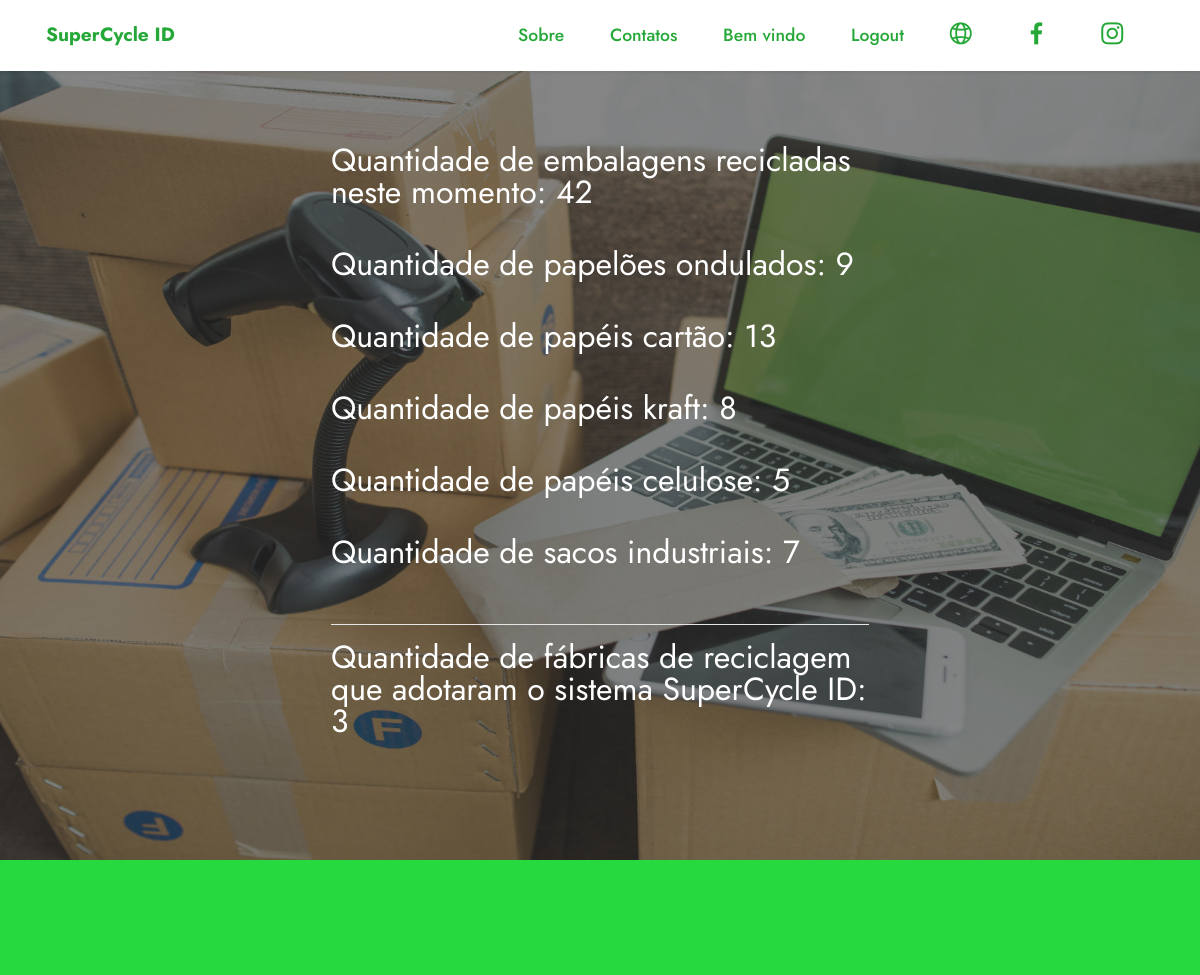
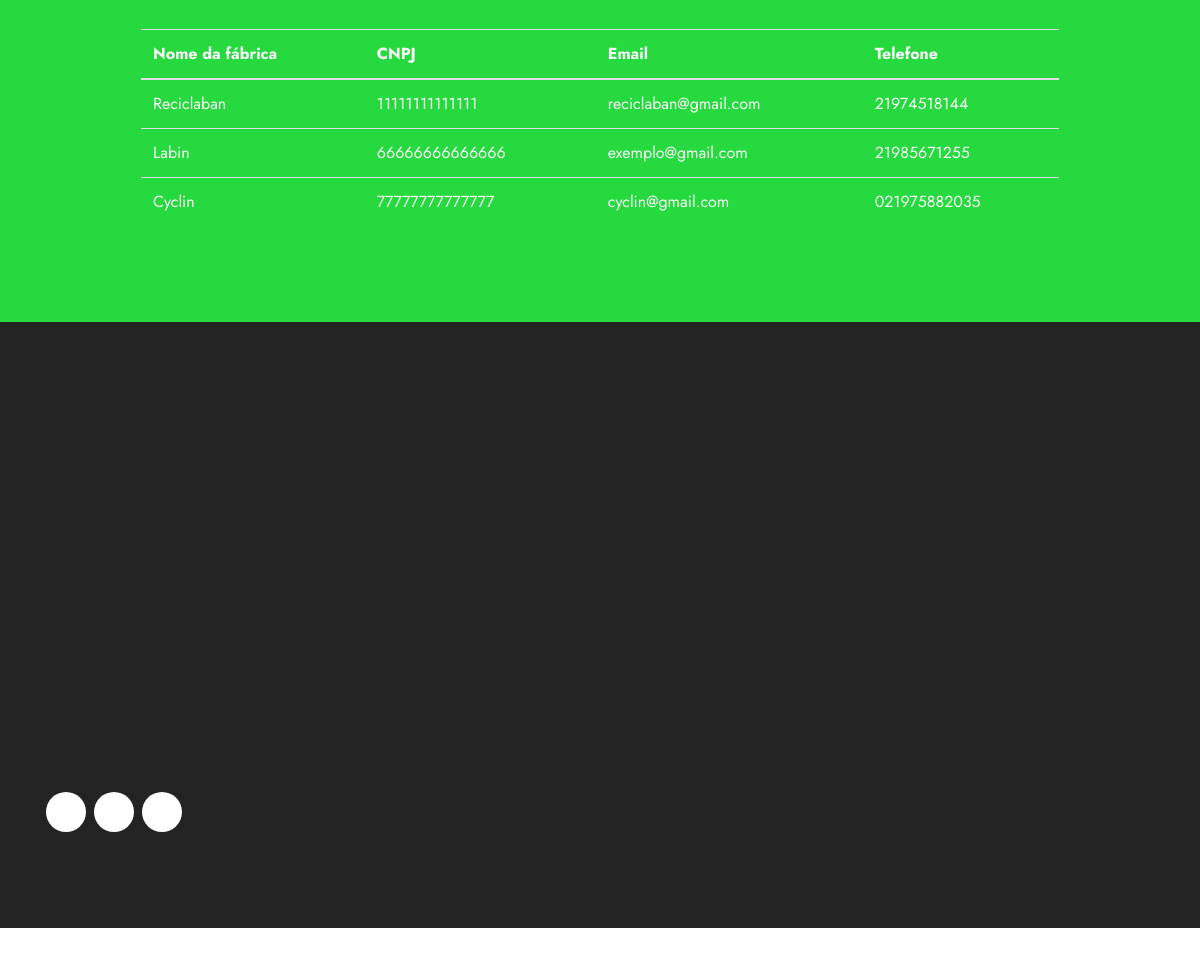
/painelAdmKlabin.php, run on the app's committed database (2 pictures, top to bottom).
### tables this page shows
CREATE TABLE `fabrecicladora` (
  `Cnpj` varchar(14) NOT NULL,
  `Nome` varchar(250) NOT NULL,
  `email` varchar(50) NOT NULL,
  `Cep` varchar(8) NOT NULL,
  `Tel` varchar(14) NOT NULL,
  `Senha` varchar(255) NOT NULL
);

### painelAdmKlabin.php (the view, shortened to what this page needs)
<?php
    require_once("conexao.php");
    $id = $_SESSION["id_usuario"];
    $ComandoSQL = "SELECT * FROM admklabin WHERE Cpf = '$id'";
    $Resultado = mysqli_query($Conex, $ComandoSQL);
    $Dados = mysqli_fetch_array($Resultado);
?>
<!DOCTYPE html>
<html lang="pt-br">
<head>
  <link rel="stylesheet" href="assets/web/assets/mobirise-icons2/mobirise2.css">
  <link rel="stylesheet" href="assets/web/assets/mobirise-icons-bold/mobirise-icons-bold.css">
  <link rel="stylesheet" href="assets/tether/tether.min.css">
  <link rel="stylesheet" href="assets/bootstrap/css/bootstrap.min.css">
  <link rel="stylesheet" href="assets/bootstrap/css/bootstrap-grid.min.css">
  <link rel="stylesheet" href="assets/bootstrap/css/bootstrap-reboot.min.css">
  <link rel="stylesheet" href="assets/dropdown/css/style.css">
  <link rel="stylesheet" href="assets/animatecss/animate.css">
  <link rel="stylesheet" href="assets/socicon/css/styles.css">
  <link rel="stylesheet" href="assets/theme/css/style.css">
  <link rel="preload" as="style" href="assets/mobirise/css/mbr-additional.css"><link rel="stylesheet" href="assets/mobirise/css/mbr-additional.css" type="text/css">
</head>
<body>
<section class="menu menu1 cid-sd2hsjFLPI" once="menu" id="menu1-l">
    <nav class="navbar navbar-dropdown navbar-fixed-top navbar-expand-lg">
        <div class="container">
            <div class="navbar-brand">
                <span class="navbar-caption-wrap"><a class="navbar-caption text-info display-7" href="index.php">SuperCycle ID</a></span>
            </div>
            <div class="collapse navbar-collapse" id="navbarSupportedContent">
                <ul class="navbar-nav nav-dropdown nav-right" data-app-modern-menu="true"><li class="nav-item"><a class="nav-link link text-info text-primary display-4" href="index.php#Sobre">Sobre</a></li>
                    <li class="nav-item"><a class="nav-link link text-info text-primary display-4" href="index.php#contacts1-n">Contatos</a></li>
                    <li class="nav-item"><a class="nav-link link text-info text-primary display-4" href="painelFabrica.php"><?php echo "Bem vindo ".$Dados["Nome"];?></a>
                    </li>
                    <li class="nav-item"><a href="logout.php" class="nav-link link text-info text-primary display-4">Logout</a></li>
                    <li class="nav-item"><a href="https://klabin.com.br/" target="_blank" class="nav-link link text-info text-primary display-4">
                            <span class="mobi-mbri mobi-mbri-globe-2 mbr-iconfont mbr-iconfont-btn" style="color: rgb(38, 168, 56); fill: rgb(38, 168, 56);"></span>
                        </a>
                    </li>
                    <li class="nav-item">
                        <a href="https://web.facebook.com/Klabin.SA/?_rdc=1&_rdr" target="_blank" class="nav-link link text-info text-primary display-4">
                            <span class="mbr-iconfont socicon-facebook socicon" style="color: rgb(38, 168, 56); fill: rgb(38, 168, 56);"></span>
                        </a>
                    </li>
                    <li class="nav-item">
                    <a href="https://www.instagram.com/klabin.sa/?hl=pt-br" target="_blank" class="nav-link link text-info text-primary display-4">
                            <span class="mbr-iconfont socicon-instagram socicon" style="color: rgb(38, 168, 56); fill: rgb(38, 168, 56);"></span>
                        </a>
                    </li>
                </ul>
            </div>
        </div>
    </nav>
</section>
<section class="header6 cid-scXFNtFDjb mbr-fullscreen mbr-parallax-background" id="header6-1">
    <div class="mbr-overlay" style="opacity: 0.6; background-color: rgb(53, 53, 53);"></div>
    <div class="align-justify container">
        <div class="row justify-content-center">
            <div class="col-lg-6 col-md-6 col-md-12">
                <h2 class="mbr-section-title mbr-fonts-style mbr-white mb-3"><p>Quantidade de embalagens recicladas neste momento: <?php
                    require_once("conexao.php");
                    $ComandoSQL = "SELECT COUNT(*) as QntEmbalagem FROM smartembalagem";
                    $Resultado = mysqli_query($Conex,$ComandoSQL);
                    $Dados = mysqli_fetch_array($Resultado);
                    echo $Dados["QntEmbalagem"];
                ?></p></h2><br>
                <h2 class="mbr-section-title mbr-fonts-style mbr-white mb-3"><p>Quantidade de papelões ondulados: <?php
                    require_once("conexao.php");
                    $ComandoSQL = "SELECT COUNT(*) as QntPapelOndulado FROM smartembalagem WHERE TipoEmbalagem LIKE 'Papelao ondulado'";
                    $Resultado = mysqli_query($Conex, $ComandoSQL);
                    $Dados = mysqli_fetch_array($Resultado);
                    echo $Dados["QntPapelOndulado"];
                ?>
                </p>
                </h2><br>
                <h2 class="mbr-section-title mbr-fonts-style mbr-white mb-3"><p>Quantidade de papéis cartão: <?php
                    require_once("conexao.php");
                    $ComandoSQL = "SELECT COUNT(*) as QntPapelOndulado FROM smartembalagem WHERE TipoEmbalagem LIKE 'Papel cartao'";
                    $Resultado = mysqli_query($Conex, $ComandoSQL);
                    $Dados = mysqli_fetch_array($Resultado);
                    echo $Dados["QntPapelOndulado"];
                ?>
                </p>
                </h2><br>
                <h2 class="mbr-section-title mbr-fonts-style mbr-white mb-3"><p>Quantidade de papéis kraft: <?php
                    require_once("conexao.php");
                    $ComandoSQL = "SELECT COUNT(*) as QntPapelOndulado FROM smartembalagem WHERE TipoEmbalagem LIKE 'Papel kraft'";
                    $Resultado = mysqli_query($Conex, $ComandoSQL);
                    $Dados = mysqli_fetch_array($Resultado);
                    echo $Dados["QntPapelOndulado"];
                ?>
                </p>
                </h2><br>
                <h2 class="mbr-section-title mbr-fonts-style mbr-white mb-3"><p>Quantidade de papéis celulose: <?php
                    require_once("conexao.php");
                    $ComandoSQL = "SELECT COUNT(*) as QntPapelOndulado FROM smartembalagem WHERE TipoEmbalagem LIKE 'Papel celulose'";
                    $Resultado = mysqli_query($Conex, $ComandoSQL);
                    $Dados = mysqli_fetch_array($Resultado);
                    echo $Dados["QntPapelOndulado"];
                ?>
                </p>
                </h2><br>
                <h2 class="mbr-section-title mbr-fonts-style mbr-white mb-3"><p>Quantidade de sacos industriais: <?php
                    require_once("conexao.php");
                    $ComandoSQL = "SELECT COUNT(*) as QntPapelOndulado FROM smartembalagem WHERE TipoEmbalagem LIKE 'Saco industrial'";
                    $Resultado = mysqli_query($Conex, $ComandoSQL);
                    $Dados = mysqli_fetch_array($Resultado);
                    echo $Dados["QntPapelOndulado"];
                ?>
                </p>
                </h2><br>
                <hr color="white">
                <h2 class="mbr-section-title mbr-fonts-style mbr-white mb-3"><p>Quantidade de fábricas de reciclagem que adotaram o sistema SuperCycle ID: <?php
                    require_once("conexao.php");
                    $ComandoSQL = "SELECT COUNT(*) as QntFabrica FROM fabrecicladora";
                    $Resultado = mysqli_query($Conex,$ComandoSQL);
                    $Dados = mysqli_fetch_array($Resultado);
                    echo $Dados["QntFabrica"];
                ?></p></h2><br>
            </div>
        </div>
    </div>
</section>
<section class="content5 cid-sd21lKEBOm" id="content5-7">
    <div class="container" id="CRUD">
        <div class="row justify-content-center">
            <div class="col-md-12 col-lg-10">
                <h2 class="align-center text-white"><strong>Pontos de reciclagem cadastrados</strong></h2><br>
                <table class="table text-white">
                    <thead class="">
                        <tr>
                        <th scope="col">Nome da fábrica</th>
                        <th scope="col">CNPJ</th>
                        <th scope="col">Email</th>
                        <th scope="col">Telefone</th>
                        </tr>
                    </thead>
                    <tbody>
                        <?php
                            require_once("conexao.php");
                            $ComandoSQL = "Select Nome, Cnpj, email, Tel From fabrecicladora";
                            $Resultado = mysqli_query($Conex, $ComandoSQL);
                            while ($Dado = $Resultado->fetch_assoc()) {
                                echo "<tr>";
                                echo "<td>".$Dado["Nome"]."</td>";
                                echo "<td>".$Dado["Cnpj"]."</td>";
                                echo "<td>".$Dado["email"]."</td>";
                                echo "<td>".$Dado["Tel"]."</td>";
                                echo "</tr>";
                            }
                        ?>
                    </tbody>
                </table>
            </div>
        </div>
    </div>
</section>
<section class="footer1 cid-scXH7DFQhu" once="footers" id="footer1-4">
    <div class="container">
        <div class="row mbr-white">
            <div class="col-12 col-md-12 col-lg-12">
                <ul class="list mbr-fonts-style display-4">
                </ul>
            </div>
            <div class="col-12 col-md-12 col-lg-12">
                <ul class="list mbr-fonts-style display-4">
                </ul>
            </div>
            <div class="col-12 col-md-12 col-lg-12">
                <div class="social-row display-7">
                    <div class="soc-item">
                    </div>
                    <div class="soc-item">
                    </div>
                    <div class="soc-item">
                    </div>
                </div>
            </div>
        </div>
    </div>
</section>
<section style="background-color: #fff; font-family: -apple-system, BlinkMacSystemFont, 'Segoe UI', 'Roboto', 'Helvetica Neue', Arial, sans-serif; color:#aaa; font-size:12px; padding: 0; align-items: center; display: flex;"></section>
    </body>
</html>

### assets/dropdown/css/style.css (style rules this page uses)
.navbar-dropdown { left: 0; padding: 0; position: absolute; right: 0; top: 0; transition: all 0.45s ease; z-index: 1030; background: #282828; }
.navbar-dropdown .navbar-caption { font-weight: 700; white-space: normal; vertical-align: -4px; line-height: 3.125rem !important; }
.navbar-dropdown .navbar-caption, .navbar-dropdown .navbar-caption:hover { color: inherit; text-decoration: none; }
.navbar-dropdown.navbar-fixed-top { position: fixed; }
.navbar-dropdown .navbar-brand span { vertical-align: -4px; }
.nav-dropdown { font-size: 0.75rem; font-weight: 500; height: auto !important; }
.nav-dropdown .link { margin: .667em 1.667em; font-weight: 500; padding: 0; transition: color .2s ease-in-out; }
.nav-dropdown .link::after, .nav-dropdown .dropdown-item::after { color: inherit; }

### assets/theme/css/style.css (style rules this page uses)
section { background-color: #ffffff; }
body { font-style: normal; line-height: 1.5; font-weight: 400; color: #232323; position: relative; }
section, .container, .container-fluid { position: relative; word-wrap: break-word; }
a { font-style: normal; font-weight: 400; cursor: pointer; }
a, a:hover { text-decoration: none; }
.mbr-section-title { font-style: normal; line-height: 1.3; }
h1, h2, h3, h4, h5, h6, .display-1, .display-2, .display-4, .display-5, .display-7, span, p, a { line-height: 1; word-break: break-word; word-wrap: break-word; font-weight: 400; }
section { background-position: 50% 50%; background-repeat: no-repeat; background-size: cover; }
.mbr-white { color: #ffffff; }
.mbr-fullscreen .mbr-overlay { min-height: 100vh; }
.mbr-fullscreen { display: flex; display: -moz-flex; display: -ms-flex; display: -o-flex; align-items: center; min-height: 100vh; padding-top: 3rem; padding-bottom: 3rem; }
.menu .navbar-brand { display: -webkit-flex; }
.menu .navbar-brand span { display: flex; display: -webkit-flex; }
.menu .navbar-brand .navbar-caption-wrap { display: -webkit-flex; }
@media (min-width: 992px) { .menu .navbar-nav.nav-dropdown { display: -webkit-flex; } }
.nav-link .mbr-iconfont { margin-right: .5rem; }
.navbar { display: -webkit-flex; -webkit-flex-wrap: wrap; -webkit-align-items: center; -webkit-justify-content: space-between; }
.navbar-collapse { -webkit-flex-basis: 100%; -webkit-flex-grow: 1; -webkit-align-items: center; }
.nav-dropdown .link { padding: 0.667em 1.667em !important; margin: 0 !important; }
.row { display: -webkit-flex; -webkit-flex-wrap: wrap; }
.justify-content-center { -webkit-justify-content: center; }
html, body { height: auto; min-height: 100vh; }
.mbr-overlay { background-color: #000; bottom: 0; left: 0; opacity: 0.5; position: absolute; right: 0; top: 0; z-index: 0; pointer-events: none; }
ul, ol, pre, blockquote { margin-bottom: 2.3125rem; }
@media (min-width: 992px) { .container { padding-left: 16px; padding-right: 16px; } }
@media (min-width: 992px) { .row { margin-left: -16px; margin-right: -16px; } }
@media (min-width: 992px) { .row > [class*="col"] { padding-left: 16px; padding-right: 16px; } }

### data on the page
fabrecicladora: Nome "Reciclaban", Cnpj "11111111111111", email "reciclaban@gmail.com", Tel "21974518144"
fabrecicladora: Nome "Labin", Cnpj "66666666666666", email "exemplo@gmail.com", Tel "21985671255"
fabrecicladora: Nome "Cyclin", Cnpj "77777777777777", email "cyclin@gmail.com", Tel "021975882035"

### other printed values
$Dados["QntEmbalagem"] "42"
$Dados["QntPapelOndulado"] "9"
$Dados["QntPapelOndulado"] "13"
$Dados["QntPapelOndulado"] "8"
$Dados["QntPapelOndulado"] "5"
$Dados["QntPapelOndulado"] "7"
$Dados["QntFabrica"] "3"
